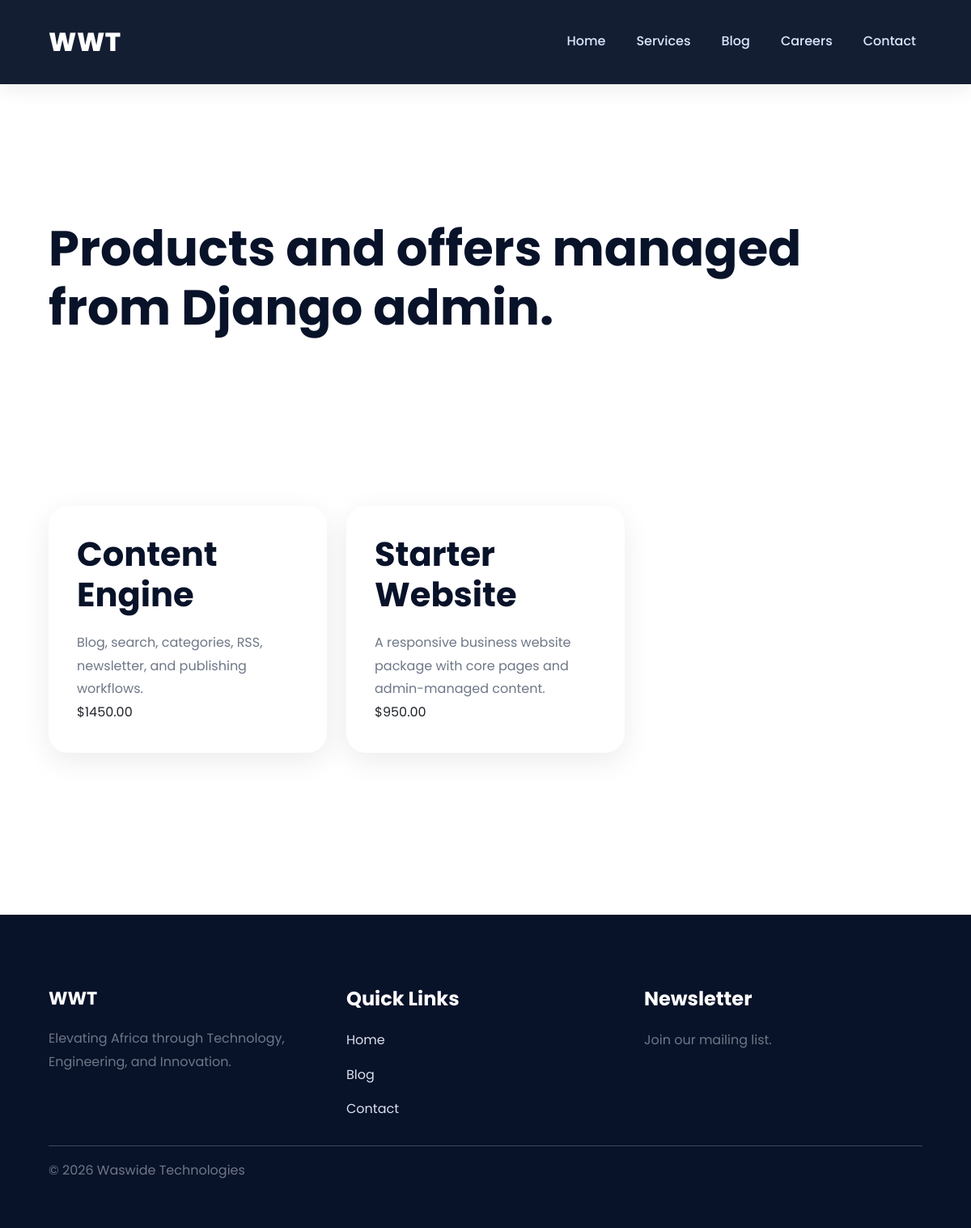
Screenshot of /products/ with the database file from the repository.
### commerce/models.py (models this page shows, shortened)
class Product(models.Model):
    name = models.CharField(max_length=140)
    slug = models.SlugField(unique=True)
    description = models.TextField()
    price = models.DecimalField(max_digits=10, decimal_places=2, null=True, blank=True)
    image = models.ImageField(upload_to="products/", blank=True)
    is_featured = models.BooleanField(default=False)
    is_active = models.BooleanField(default=True)
    class Meta:
        ordering = ["name"]

### commerce/views.py (the view)
# urls.py: path("products/", ProductsView.as_view(), name="products"),
class ProductsView(TemplateView):
    template_name = "commerce/products.html"
    def get_context_data(self, **kwargs):
        context = super().get_context_data(**kwargs)
        context["products"] = Product.objects.filter(is_active=True)
        return context

### templates/commerce/products.html (shortened to what this page needs)
{% extends "base.html" %}
{% block content %}
<section class="page-header py-5"><div class="container"><p class="eyebrow">Products</p><h1>Products and offers managed from Django admin.</h1></div></section>
<section class="py-5"><div class="container"><div class="row g-4">{% for product in products %}<div class="col-md-6 col-lg-4"><article class="product-card h-100">{% if product.image %}<img src="{{ product.image.url }}" alt="{{ product.name }}">{% endif %}<div class="p-4"><h2>{{ product.name }}</h2><p>{{ product.description }}</p>{% if product.price %}<span class="price">${{ product.price }}</span>{% endif %}</div></article></div>{% empty %}<p>Add products in the admin dashboard.</p>{% endfor %}</div></div></section>
{% endblock %}

### static/css/site.css (style rules this page uses)
:root { --primary: #0F62FE; --primary-dark: #0043CE; --secondary: #081229; --secondary-light: #10274a; --accent: #2ECC71; --accent-dark: #18b45c; --orange: #FF8C00; --light: #F7F9FC; --white: #FFFFFF; --gray: #ECEFF5; --border: #D8DEE8; --text: #20242A; --text-light: #6E7787; --shadow: 0 10px 35px rgba(0, 0, 0, .08); --shadow-lg: 0 25px 60px rgba(0, 0, 0, .15); --radius: 18px; --transition: .35s ease; }
* { margin: 0; padding: 0; box-sizing: border-box; }
html { scroll-behavior: smooth; }
body { font-family: "Poppins", sans-serif; background: #ffffff; color: var(--text); line-height: 1.8; overflow-x: hidden; }
section { padding: 100px 0; position: relative; }
.container { width: 92%; max-width: 1250px; margin: auto; }
h1, h2, h3, h4, h5 { font-weight: 700; color: var(--secondary); line-height: 1.2; }
h1 { font-size: 3.8rem; }
h2 { font-size: 2.6rem; margin-bottom: 20px; }
p { font-size: 1rem; color: var(--text-light); }
.eyebrow { display: inline-block; padding: 8px 18px; background: rgba(255, 255, 255, .15); border: 1px solid rgba(255, 255, 255, .15); border-radius: 50px; color: white; font-size: .85rem; font-weight: 600; letter-spacing: 1px; margin-bottom: 25px; text-transform: uppercase; }
.row.g-4 { row-gap: 30px; }
.product-card { background: white; border-radius: 24px; overflow: hidden; box-shadow: var(--shadow); transition: .35s; height: 100%; }
.product-card .p-4 { padding: 35px !important; }
.product-card p { margin-bottom: 0; }
section .row { align-items: stretch; }
.py-5 { padding-top: 100px !important; padding-bottom: 100px !important; }
button, .btn, .card, .feature-card, .product-card, .pricing-card, .blog-card, .job-card, .contact-card, .testimonial { transition: all .35s ease; }

### rows the page displays
Product: name "Content Engine", description "Blog, search, categories, RSS, newsletter, and publishing workflows.", price "1450.00"
Product: name "Starter Website", description "A responsive business website package with core pages and admin-managed content.", price "950.00"
